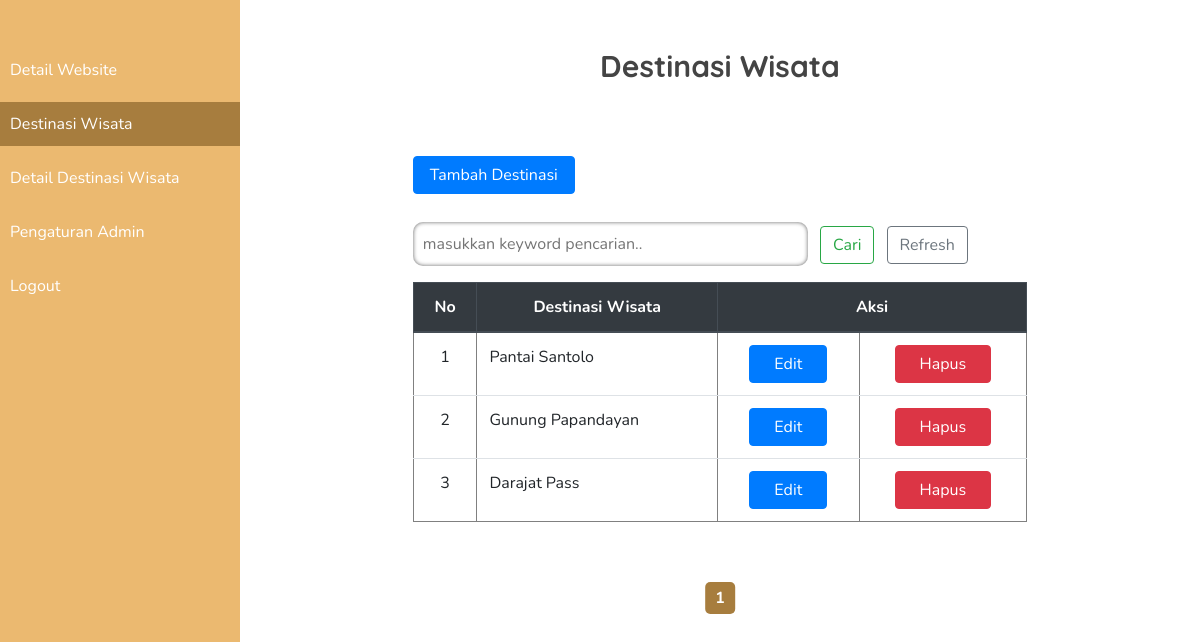
/sourcecode/admin.php?menu=2 (signed in), run on the app's committed database.
### tables this page shows
CREATE TABLE `destinasi_wisata` (
  `id` int(11) NOT NULL,
  `namaTempat` varchar(100) NOT NULL,
  `detailSingkat` text NOT NULL,
  `gambarTempat` varchar(255) NOT NULL,
  `tombolTeks` varchar(100) NOT NULL
);

### sourcecode/functions.php (called while the page is built, shortened)
<?php
    $conn = mysqli_connect("localhost", "id16034549_root", "lldJQap9+xxOEB*D", "id16034549_wisata_garut");
    function query($query){
        global $conn;
        $result = mysqli_query($conn, $query);
        $rows = [];
        while($row =  mysqli_fetch_assoc($result)){
            $rows[] = $row;
        }
        return $rows;
    }
    function tampil($namaTabel){
        $query = "SELECT * FROM $namaTabel";
        return $query;
    }
    function tampilLagi($namaTabel){
        $query = tampil("$namaTabel");
        $halamanAktif = (isset($_GET["halaman"])) ? $_GET["halaman"] : 1;
        $jumlahDataPerHalaman = 3;
        $jumlahData = count(query("$query"));
        $jumlahHalaman = ceil($jumlahData / $jumlahDataPerHalaman);
        $awalData = ($jumlahDataPerHalaman * $halamanAktif) - $jumlahDataPerHalaman;
        $data = query("$query " . "LIMIT $awalData, $jumlahDataPerHalaman");
        $kembali= ["awalData" => $awalData, "jumlahHalaman" => $jumlahHalaman, "data" => $data, "halamanAktif" => $halamanAktif];
        return $kembali;
    }
?>

### sourcecode/crud_destinasiWisata.php (the view, shortened to what this page needs)
<div class="rightSideContainer">
        <h3 class="pt-5 pb-3">Destinasi Wisata</h3>
        <a href="tambahDestinasi.php" class="btn btn-primary px-3 mt-5">Tambah Destinasi</a>
        <form action="" method="post" class="cari mt-4">
            <input type="text" name="keyword" size="40" placeholder="masukkan keyword pencarian.." autocomplete="off">
            <button type="submit" name="cari" class="btn btn-outline-success mx-2">Cari</button>
            <button type="submit" name="refresh"  class="btn btn-outline-secondary">Refresh</button>
        </form>
        <table border="1" cellspacing="0" cellpadding="16" class="table mt-3">
            <thead class="thead-dark">
                <tr align="center">
                    <th scope="col">No</th>
                    <th scope="col">Destinasi Wisata</th>
                    <th colspan="2" scope="col">Aksi</th>
                </tr>
            </thead>
            <tbody>
                <?php $i = 1; ?>
                <?php foreach($data["data"] as $destinasiWisata) : ?>
                    <tr>
                        <td align="center"><?= $i + $data["awalData"] ?></td>
                        <td><?= $destinasiWisata["namaTempat"] ?></td>
                        <td align="center"><a href="ubah.php?id=<?= $destinasiWisata['id'] ?>" class="btn btn-primary px-4">Edit</a></td>
                        <td align="center"><a href="hapus.php?menu=1&id=<?= $destinasiWisata['id'] ?>" class="btn btn-danger px-4" onclick="return confirm('Yakin?')">Hapus</a></td>
                    </tr>
                    <?php $i++; ?>
                    <?php endforeach ?>
            </tbody>
        </table>
    <div class="pagination mt-5">
        <?php include 'pagination.php' ?>
    </div>
</div>

### sourcecode/style.css (style rules this page uses)
body, h1, ul { margin: 0; padding: 0; }
body, html { height: 100%; }
body { font-family: 'Nunito', arial, sans-serif; }
h3 { font-family: 'Quicksand', arial, sans-serif; font-size: 30px; color: #444; font-weight: bold; line-height: 120%; }
.pagination { display: inline-block; position: relative; left: 50%; transform: translateX(-50%); }
.rightSideContainer { width: 80%; margin: auto; }
.rightSideContainer h3 { text-align: center; }
form input, form textarea { border-radius: 10px; padding: 10px; border: 0; box-shadow: 0 0 4px rgb(100, 100, 100) inset; margin-top: 4px; }
form button { padding: 6px; border-radius: 6px; }

### data on the page
destinasi_wisata: awalData "1", namaTempat "Pantai Santolo"
destinasi_wisata: awalData "2", namaTempat "Gunung Papandayan"
destinasi_wisata: awalData "3", namaTempat "Darajat Pass"
